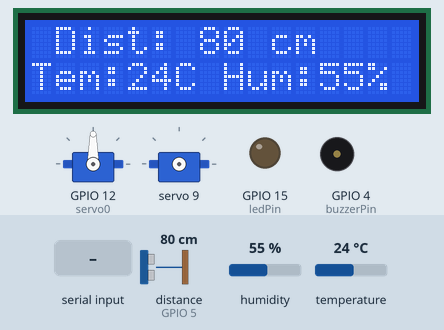
A sketch run on a simulated ESP32. On the bench: 16×2 character LCD, 2 × servo, output pins drawn as LEDs (lit = HIGH), buzzer (waves = sounding, pin HIGH). Wiring (inferred from the names in the program): ultrasonic range finder: trigger GPIO 16; echo GPIO 5. The test bench sets the inputs (shaded band); at power-on: distance to the obstacle (sensor on GPIO 5) 80 cm, humidity 55 %, temperature 24 °C. The echo pulse lasts 58.3 µs per cm; nothing arrives over Bluetooth unless stated; pins used as bus, display or sensor lines are not drawn; what the sketch prints to the serial monitor is not drawn.

Above: at 1.2 s.
1.3 s: distance to the obstacle (sensor on GPIO 5) set to 18 cm
At 3.0 s:
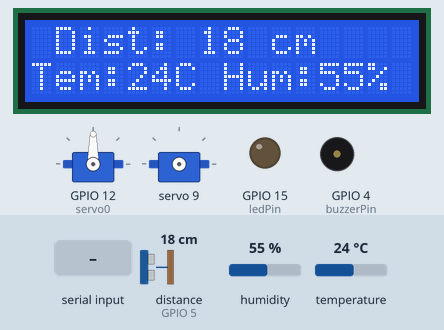
7.6 s: "t0" received over the second serial link
At 10.2 s:
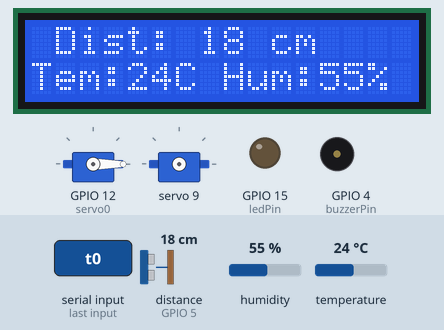
10.6 s: distance to the obstacle (sensor on GPIO 5) set to 11 cm
At 11.9 s:
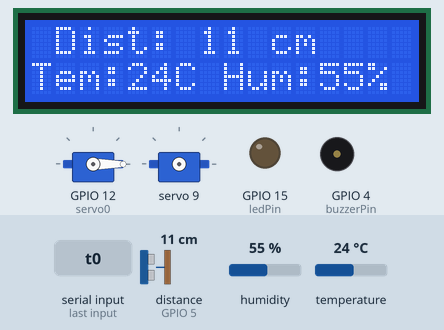
12.2 s: distance to the obstacle (sensor on GPIO 5) set to 8 cm
At 13.5 s:
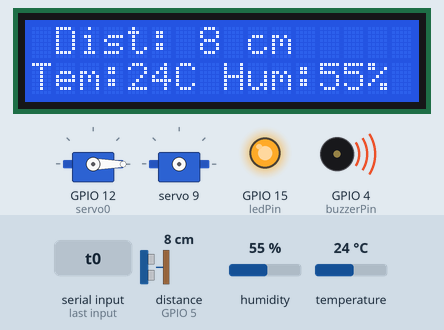
13.8 s: "t090\n" received over the second serial link
At 16.5 s:
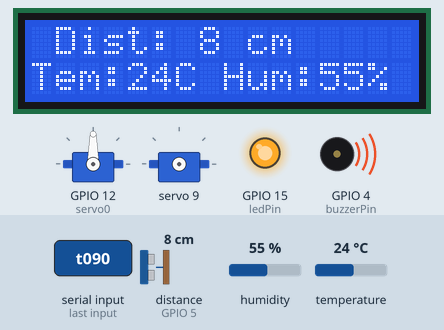
16.9 s: "s90\n" received over the second serial link
Timing chart, 0 to 19.9 s (numbered marks = the images above; inputs shaded):
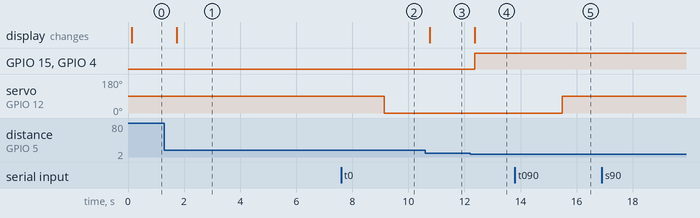

The sketch:

CodigoSemestralSD.ino
```cpp
#include <Wire.h>
#include <LiquidCrystal_I2C.h>
#include <DHT.h>
#include <BluetoothSerial.h>
#include <Adafruit_PWMServoDriver.h>
#include <ESP32Servo.h>

// Configuración de la pantalla LCD con dirección I2C 0x27
LiquidCrystal_I2C lcd(0x27, 16, 2);

// Configuración del sensor ultrasónico
#define TRIG_PIN 16
#define ECHO_PIN 5

// Configuración del sensor DHT11
#define DHTPIN 19
#define DHTTYPE DHT11
DHT dht(DHTPIN, DHTTYPE);

// Configuración del LED y Buzzer
int ledPin = 15;     // Pin del LED para indicar proximidad
int buzzerPin = 4;   // Pin del buzzer para indicar proximidad

// Configuración del PCA9685 con dirección I2C 0x40 (predeterminada)
Adafruit_PWMServoDriver pwm = Adafruit_PWMServoDriver();

#define SERVOMIN  150 // Valor mínimo del pulso para el servo (aprox. 0.5 ms)
#define SERVOMAX  600 // Valor máximo del pulso para el servo (aprox. 2.5 ms)
int servoUbi;        // Variable para la ubicación del servo
float angulo;        // Variable para el ángulo del servo

// Configuración del Bluetooth
BluetoothSerial SerialBT;
Servo servo0;        // Objeto servo para controlar un servo motor

void setup() {
  // Inicialización de la comunicación serial
  Serial.begin(115200);
  SerialBT.begin("ESP32_BT");  // Inicialización del Bluetooth con nombre "ESP32_BT"

  // Inicialización de la pantalla LCD
  lcd.init();
  lcd.backlight();

  // Configuración de los pines del sensor ultrasónico
  pinMode(TRIG_PIN, OUTPUT);
  pinMode(ECHO_PIN, INPUT);

  // Inicialización del servo en el pin 12
  servo0.attach(12);

  // Inicialización del sensor DHT11
  dht.begin();

  // Configuración de los pines del LED y buzzer
  pinMode(ledPin, OUTPUT);
  pinMode(buzzerPin, OUTPUT);

  // Inicialización del PCA9685 (controlador PWM)
  Serial.println("Inicializando PCA9685");
  pwm.begin();
  pwm.setPWMFreq(60);  // Frecuencia de PWM de 60 Hz para los servos

  delay(10);
}

void ServoAngconfig(uint8_t servoUbi, uint16_t angulo) {
  // Mapea el ángulo deseado al rango de pulsos del servo
  uint16_t pulseLength = map(angulo, 0, 180, SERVOMIN, SERVOMAX);
  pwm.setPWM(servoUbi, 0, pulseLength);  // Configura el servo en la posición deseada
}

void loop() {
  // Lectura del sensor ultrasónico
  long duracion;
  int distancia;
  digitalWrite(TRIG_PIN, LOW);
  delayMicroseconds(2);
  digitalWrite(TRIG_PIN, HIGH);
  delayMicroseconds(10);
  digitalWrite(TRIG_PIN, LOW);
  duracion = pulseIn(ECHO_PIN, HIGH);
  distancia = (duracion / 2.0) / 29.1;  // Calcula la distancia en centímetros

  // Lectura del sensor DHT11
  float h = dht.readHumidity();       // Lee la humedad
  float t = dht.readTemperature();    // Lee la temperatura

  // Verificar si la lectura del DHT11 falló
  if (isnan(h) || isnan(t)) {
    Serial.println("Error al leer el sensor DHT11");
  }

  // Envío de datos por Bluetooth: temperatura y humedad
  SerialBT.print(t);
  SerialBT.print(";");
  SerialBT.print(h);
  SerialBT.println(";");

  // Convertir los valores de temperatura y humedad a enteros
  int h_int = (int)h;
  int t_int = (int)t;

  // Mostrar los valores en la pantalla LCD
  lcd.clear();
  lcd.setCursor(0, 0);
  lcd.print(" Dist: ");
  lcd.print(distancia);
  lcd.print(" cm");

  lcd.setCursor(0, 1);
  lcd.print("Tem:");
  lcd.print(t_int);
  lcd.print("C Hum:");
  lcd.print(h_int);
  lcd.print("%");

  // Activación del LED y buzzer si la distancia es menor a 10 cm
  if (distancia < 10) {
    digitalWrite(ledPin, HIGH);    // Enciende el LED
    digitalWrite(buzzerPin, HIGH); // Enciende el buzzer
  } else {
    digitalWrite(ledPin, LOW);     // Apaga el LED
    digitalWrite(buzzerPin, LOW);  // Apaga el buzzer
  }

  // Verificar si hay datos disponibles en el Bluetooth
  if (SerialBT.available()) {
    String bt = SerialBT.readString();
    Serial.println("Comando recibido: " + bt);
    delay(500);

    // Verificar el tipo de comando recibido por Bluetooth
    if (bt.startsWith("t0")) {
      String anguloStr = bt.substring(2);  // Extrae el ángulo del comando
      int angulo = anguloStr.toInt();      // Convierte el ángulo a entero

      // Mover el servo0 según el ángulo recibido
      if (angulo == 0) {
        servo0.write(0);  // Mueve el servo a 0 grados (sentido horario)
        Serial.println("Servo movido a 0 grados (sentido horario)");
      } else if (angulo == 180) {
        servo0.write(180);  // Mueve el servo a 180 grados (sentido antihorario)
        Serial.println("Servo movido a 180 grados (sentido antihorario)");
      } else if (angulo == 90) {
        servo0.write(90);  // Mueve el servo a 90 grados (parada)
        Serial.println("Servo movido a 90 grados (parada)");
      } else {
        Serial.println("Ángulo inválido, solo se acepta 0, 90 o 180 grados.");
      }
    }

    // Verificar comandos para controlar otros servos
    else if (bt.startsWith("s")) {
      // Extrae el número de servo y el ángulo del comando
      int servoUbi = bt.substring(1, 2).toInt();
      int angulo = bt.substring(2).toInt();

      // Verifica que el número de servo esté en el rango válido de ángulo
      if (servoUbi >= 0 && servoUbi < 16 && angulo >= 0 && angulo <= 180) {
        ServoAngconfig(servoUbi, angulo);  // Configura el ángulo del servo deseado
        if (servoUbi == 6) {
          ServoAngconfig(7, angulo);  // Configura también el servo 7 para cierta condición
          Serial.println(angulo);
        } else {
          Serial.println("Ángulo configurado");
        }
      } else {
        Serial.println("Comando de servo inválido");
      }
    } else {
      Serial.println("Formato de comando Bluetooth incorrecto");
    }
  }

  // Retardo antes de la siguiente lectura
  delay(500);
}
```

Measured:
- the behaviour switches between 10 and 9 cm on distance to the obstacle (sensor on GPIO 5) (found by bisection; images 3 and 4)
- after the input at 1.3 s, the display: changes after 0.43 s (image 1)
- after the input at 7.6 s, servo on GPIO 12 (servo0): 90° → 0° after 1.5 s
- after the input at 10.6 s, the display: changes after 0.16 s (image 3)
- after the input at 12.2 s, GPIO 15 (ledPin), GPIO 4 (buzzerPin): LOW → HIGH after 0.17 s; the display: changes after 0.17 s (image 4)
- after the input at 13.8 s, servo on GPIO 12 (servo0): 0° → 90° after 1.7 s
